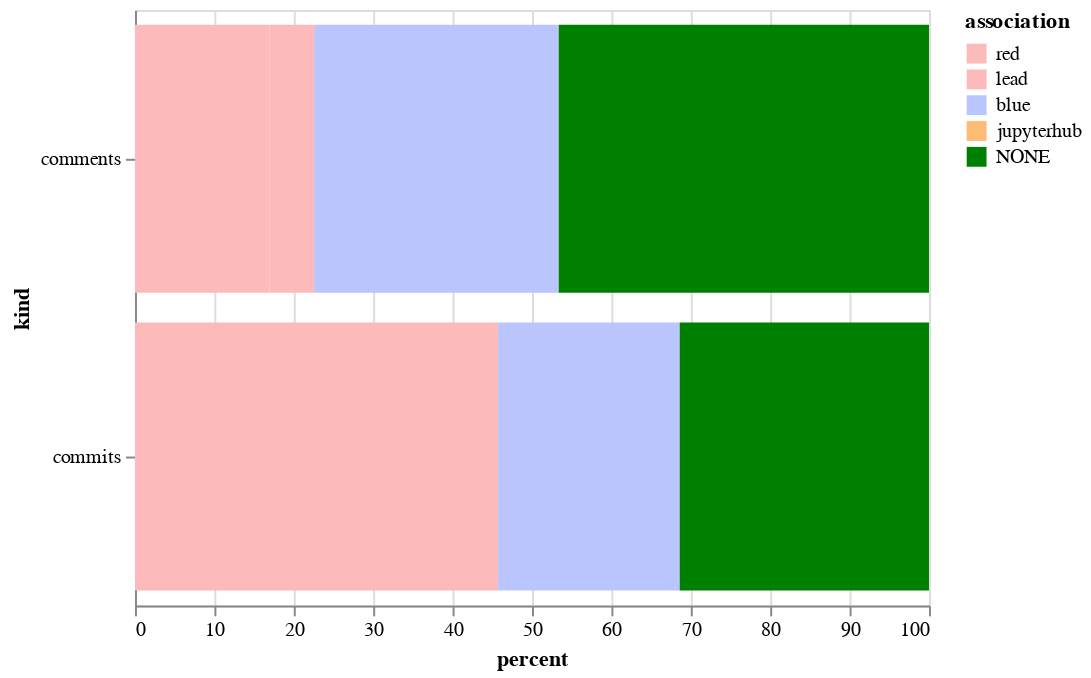

Notebook code cell kept with this figure:
### Code cell
alt.Chart(sum_both).mark_bar().encode(
    x='percent',
    y='kind',
    color=alt.Color('association', sort=["CONTRIBUTOR", "MEMBER", "NONE"], scale=color_scale)
)

### Figure 1 — Vega-Lite specification as saved in the notebook (floating-point values rounded to 4 significant figures)
{"$schema": "https://vega.github.io/schema/vega-lite/v2.6.0.json", "config": {"view": {"height": 300, "width": 400}}, "data": {"name": "data-5b511a962b182e15d88a08dca84a3e7f"}, "datasets": {"data-5b511a962b182e15d88a08dca84a3e7f": [{"association": "NONE", "kind": "comments", "percent": 46.67}, {"association": "blue", "kind": "comments", "percent": 30.77}, {"association": "lead", "kind": "comments", "percent": 5.641}, {"association": "red", "kind": "comments", "percent": 16.92}, {"association": "NONE", "kind": "commits", "percent": 31.43}, {"association": "blue", "kind": "commits", "percent": 22.86}, {"association": "lead", "kind": "commits", "percent": 37.14}, {"association": "red", "kind": "commits", "percent": 8.571}]}, "encoding": {"color": {"field": "association", "scale": {"domain": ["red", "lead", "blue", "jupyterhub", "NONE"], "range": ["#fdbaba", "#fdbaba", "#bac5fd", "#ffbb74", "green"]}, "sort": ["CONTRIBUTOR", "MEMBER", "NONE"], "type": "nominal"}, "x": {"field": "percent", "type": "quantitative"}, "y": {"field": "kind", "type": "nominal"}}, "mark": "bar"}
